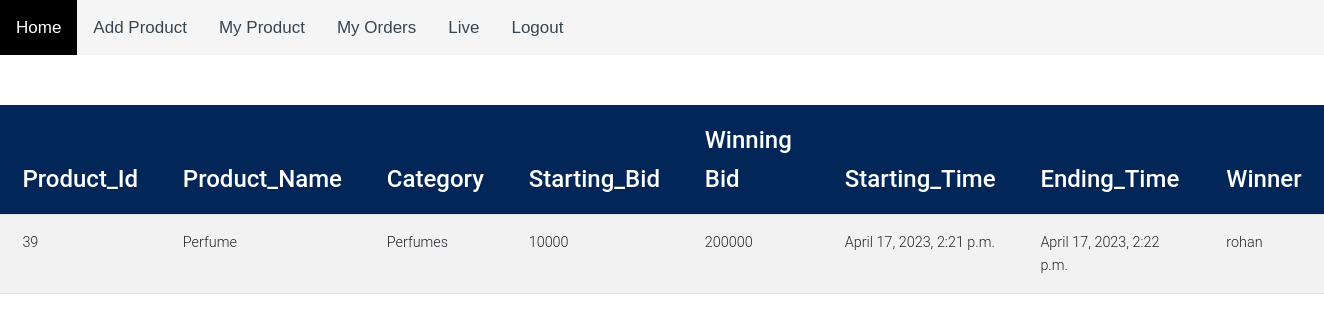
The app's page /seller/my-product/ with its own data.
### Seller/models.py (models this page shows, shortened)
class Product(models.Model):
        product_id = models.BigAutoField(primary_key=True)
        product_id2 = models.CharField(max_length=100,default='')
        seller = models.CharField(max_length=100)
        product_name = models.CharField(max_length=100)
        category = models.ForeignKey(category, default="", verbose_name="Category", on_delete=models.SET_DEFAULT, null=True)
        subcategory = models.CharField(max_length=50, default="")
        price = models.IntegerField(default=0)
        current_bid = models.IntegerField(default=0)
        winning_bid = models.IntegerField(default=0)
        winner = models.CharField(max_length=100,null=True,default="")
        total_bid = models.IntegerField(default=0)
        start = models.DateTimeField()
        end = models.DateTimeField()
        bid_date = models.DateTimeField(null=True)
        description = models.TextField()
        pub_date = models.DateField(auto_now=True)
        image1 = models.ImageField(upload_to='products', default="",null=True)
        image2 = models.ImageField(upload_to='products', default="",null=True,blank=True)
        image3 = models.ImageField(upload_to='products', default="",null=True,blank=True)
        image4 = models.ImageField(upload_to='products', default="",null=True,blank=True)
        image5 = models.ImageField(upload_to='products', default="",null=True,blank=True)
        image6 = models.ImageField(upload_to='products', default="",null=True,blank=True)

class category(models.Model):
    name = models.CharField(max_length=50, default="")
    sub_Categories  = models.TextField(default="")
    def __str__(self):
        return f'{self.name}'

### Seller/views.py (the view, shortened to what this page needs)
# urls.py: path('my-product/', views.view_product, name='my_product'),
def view_product(request):
        prod = [p for p in Product.objects.all() if p.seller == request.user.username]
        if request.method == 'GET':
            pro_id = request.GET.get('pro_id')
            pro_id1 = request.GET.get('pro_id1')
            if pro_id:
                prod = [p.product_id for p in Product.objects.all() if p.seller == request.user.username]
                if int(pro_id) in prod:
                    Product.objects.filter(product_id=int(pro_id))[0].delete()
                    messages.success(request, f'The Product of id {pro_id} is deleted !')
                    return redirect('Seller:my_product')
        params = {
            'prod': prod[::-1],
            }
        return render(request, 'seller/my-product.html',params)

### Seller/templates/seller/my-product.html (shortened to what this page needs)
{% extends 'base2.html' %}
{% load static %}
{% block content %}
<section style="margin-top: 50px;">
              {% if prod %}
                    <table class="table table-striped table-hove">
                    <thead class="text-white fs-4 fw-bold" style="background-color: #012657;">
                        <tr>
                        <th scope="col">Product_Id</th>
                        <th scope="col">Product_Name</th>
                        <th scope="col">Category</th>
                        <th scope="col">Starting_Bid</th>
                        <th scope="col">Winning Bid</th>
                        <th scope="col">Starting_Time</th>
                        <th scope="col">Ending_Time</th>
                        <th scope="col">Winner</th>
                        </tr>
                    </thead>
                    <tbody>
                        {% for pr in prod %}
                                    <tr>
                                        <td scope="row">{{pr.product_id}}</td>
                                        <td>{{pr.product_name}}</td>
                                        <td>{{pr.category}}</td>
                                        <td>{{pr.price}}</td>
                                        <td>{{pr.winning_bid}}</td>
                                        <td>{{pr.start}}</td>
                                        <td>{{pr.end}}</td>
                                        <td>{{pr.winner}}</td>
                                    </tr>
                                    {% endfor %}
                    </tbody>
                    </table>
                    {% else %}
                    <h5 class="text-danger text-center">You haven't added any Product....</h5>
                    {% endif %}
                    </section>
{% endblock content %}

### templates/base2.html (style rules this page uses)
body, html { height: 100%; }

### records on screen
Product: product_id "39", product_name "Perfume", category "Perfumes", price "10000", winning_bid "200000", start "April 17, 2023, 2:21 p.m.", end "April 17, 2023, 2:22 p.m.", winner "rohan"
